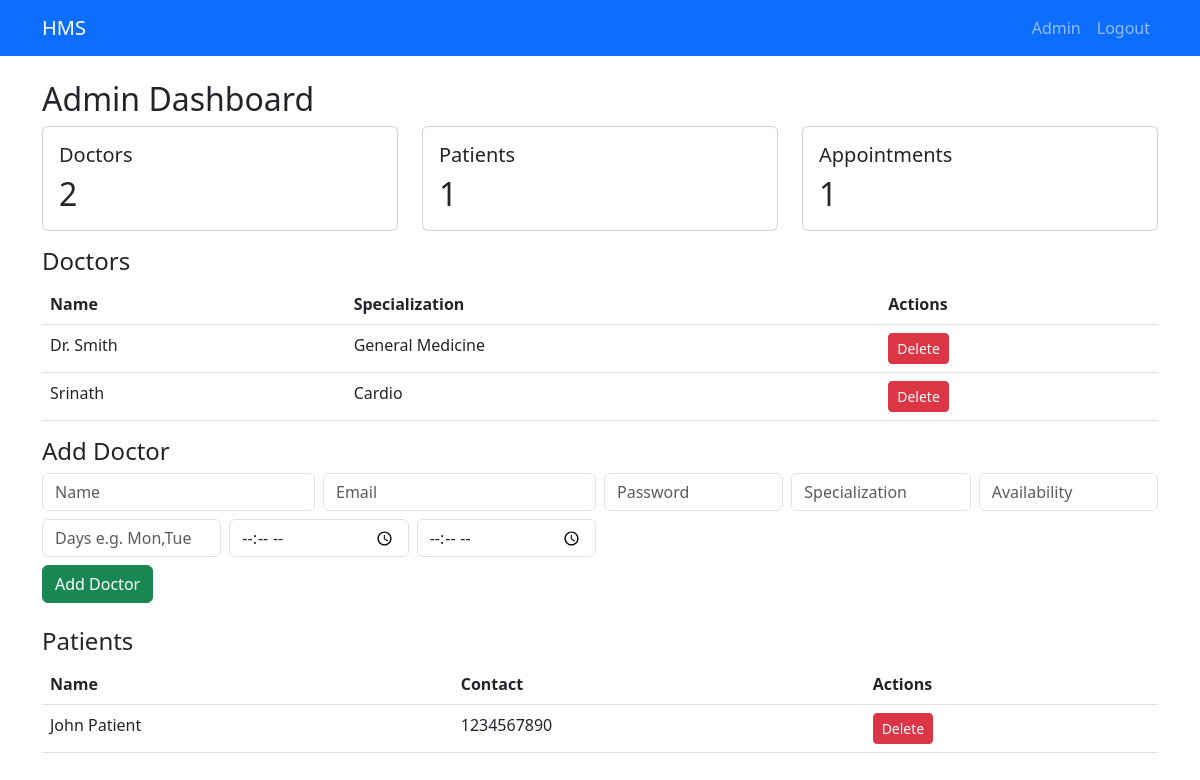
The page /admin (signed in) on the database its author committed.
### models.py (models this page shows)
class Doctor(db.Model):
    __tablename__ = 'doctors'
    id = db.Column(db.Integer, primary_key=True)
    user_id = db.Column(db.Integer, db.ForeignKey('users.id'), nullable=False)
    specialization = db.Column(db.String(120))
    availability_text = db.Column(db.String(255))
    availability_days = db.Column(db.String(80))
    available_from = db.Column(db.String(5))
    available_to = db.Column(db.String(5))
    appointments = db.relationship('Appointment', backref='doctor', cascade='all, delete-orphan')

class User(db.Model, UserMixin):
    __tablename__ = 'users'
    id = db.Column(db.Integer, primary_key=True)
    name = db.Column(db.String(120), nullable=False)
    email = db.Column(db.String(120), unique=True, nullable=False)
    password_hash = db.Column(db.String(255), nullable=False)
    role = db.Column(db.String(20), nullable=False)  # 'admin'|'doctor'|'patient'
    doctor = db.relationship('Doctor', backref='user', uselist=False)
    patient = db.relationship('Patient', backref='user', uselist=False)

class Patient(db.Model):
    __tablename__ = 'patients'
    id = db.Column(db.Integer, primary_key=True)
    user_id = db.Column(db.Integer, db.ForeignKey('users.id'), nullable=False)
    contact_no = db.Column(db.String(50))
    age = db.Column(db.Integer)
    appointments = db.relationship('Appointment', backref='patient', cascade='all, delete-orphan')

### app.py (the view)
    @app.route('/admin')
    @login_required
    def admin_dashboard():
        if current_user.role != 'admin':
            flash('Access denied', 'danger')
            return redirect(url_for('index'))
        doctors_count = Doctor.query.count()
        patients_count = Patient.query.count()
        appointments_count = Appointment.query.count()
        doctors = Doctor.query.all()
        patients = Patient.query.all()
        return render_template('admin/dashboard.html', doctors_count=doctors_count, patients_count=patients_count, appointments_count=appointments_count, doctors=doctors, patients=patients)

### templates/admin/dashboard.html
{% extends 'base.html' %}
{% block content %}
  <h2>Admin Dashboard</h2>
  <div class="row mb-3">
    <div class="col-md-4"><div class="card p-3"><h5>Doctors</h5><p class="display-6">{{ doctors_count }}</p></div></div>
    <div class="col-md-4"><div class="card p-3"><h5>Patients</h5><p class="display-6">{{ patients_count }}</p></div></div>
    <div class="col-md-4"><div class="card p-3"><h5>Appointments</h5><p class="display-6">{{ appointments_count }}</p></div></div>
  </div>
  <h4>Doctors</h4>
  <table class="table">
    <thead><tr><th>Name</th><th>Specialization</th><th>Actions</th></tr></thead>
    <tbody>
      {% for d in doctors %}
        <tr><td>{{ d.user.name }}</td><td>{{ d.specialization }}</td><td>
          <form method="post" action="{{ url_for('admin_delete_user', user_id=d.user.id) }}" style="display:inline"><button class="btn btn-sm btn-danger">Delete</button></form>
        </td></tr>
      {% else %}
        <tr><td colspan="3">No doctors.</td></tr>
      {% endfor %}
    </tbody>
  </table>
  <h4>Add Doctor</h4>
  <form method="post" action="{{ url_for('admin_add_doctor') }}" class="row g-2 mb-4">
    <div class="col-md-3"><input class="form-control" name="name" placeholder="Name" required></div>
    <div class="col-md-3"><input class="form-control" name="email" placeholder="Email" type="email" required></div>
    <div class="col-md-2"><input class="form-control" name="password" placeholder="Password" required></div>
    <div class="col-md-2"><input class="form-control" name="specialization" placeholder="Specialization"></div>
    <div class="col-md-2"><input class="form-control" name="availability_text" placeholder="Availability"></div>
    <div class="col-md-2"><input class="form-control" name="availability_days" placeholder="Days e.g. Mon,Tue"></div>
    <div class="col-md-2"><input class="form-control" name="available_from" type="time" placeholder="From"></div>
    <div class="col-md-2"><input class="form-control" name="available_to" type="time" placeholder="To"></div>
    <div class="col-12"><button class="btn btn-success">Add Doctor</button></div>
  </form>
  <h4>Patients</h4>
  <table class="table">
    <thead><tr><th>Name</th><th>Contact</th><th>Actions</th></tr></thead>
    <tbody>
      {% for p in patients %}
        <tr><td>{{ p.user.name }}</td><td>{{ p.contact_no }}</td><td>
          <form method="post" action="{{ url_for('admin_delete_user', user_id=p.user.id) }}" style="display:inline"><button class="btn btn-sm btn-danger">Delete</button></form>
        </td></tr>
      {% else %}
        <tr><td colspan="3">No patients.</td></tr>
      {% endfor %}
    </tbody>
  </table>
{% endblock %}

### static/css/style.css (style rules this page uses)
body { padding-bottom: 40px; }
.card p.display-6 { font-size: 2rem; margin: 0; }

### rows shown on the page
Doctor: user.name "Dr. Smith", specialization "General Medicine"
Doctor: user.name "Srinath", specialization "Cardio"
Patient: user.name "John Patient", contact_no "1234567890"

### other values the page prints
{{ doctors_count }} "2"
{{ patients_count }} "1"
{{ appointments_count }} "1"
